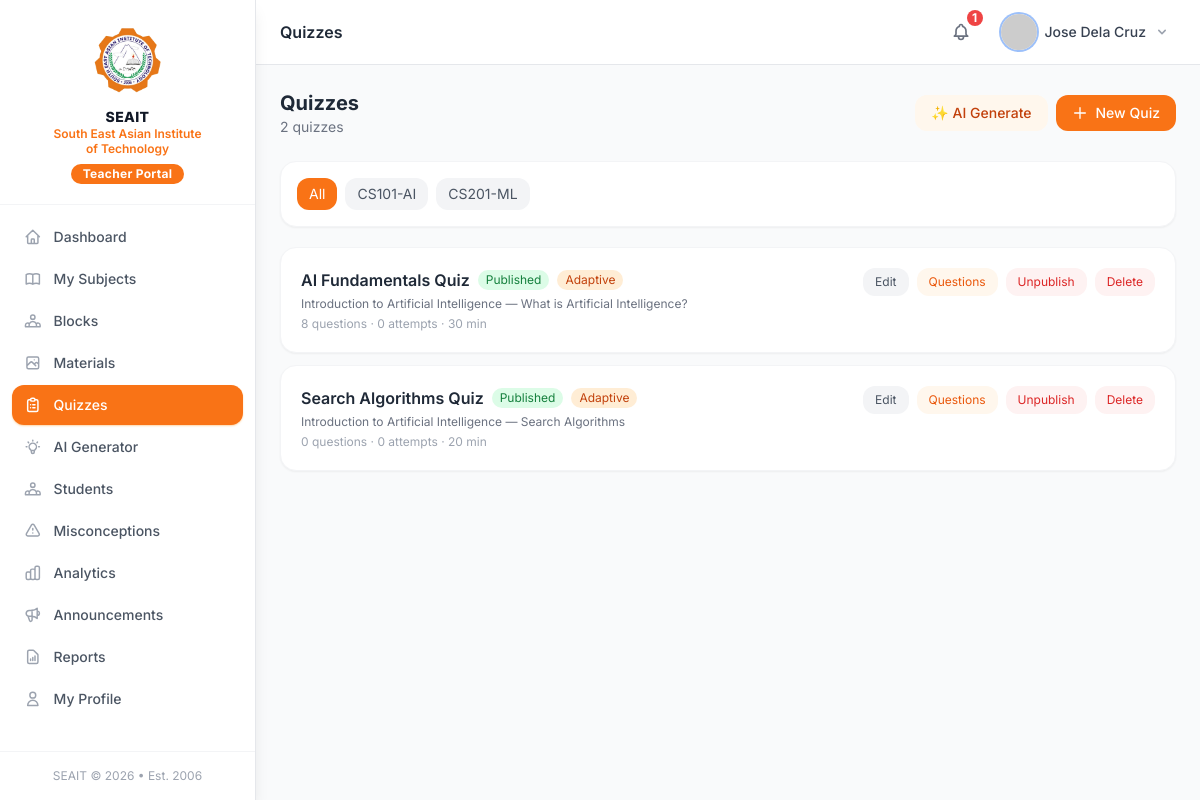
Page /modules/teacher/quizzes.php (signed in) on the committed database.
### tables this page shows
CREATE TABLE courses (
    id              INT UNSIGNED AUTO_INCREMENT PRIMARY KEY,
    teacher_id      INT UNSIGNED NOT NULL,
    department_id   INT UNSIGNED DEFAULT NULL,
    title           VARCHAR(200) NOT NULL,
    code            VARCHAR(30)  NOT NULL UNIQUE,
    description     TEXT         DEFAULT NULL,
    thumbnail       VARCHAR(255) DEFAULT NULL,
    credits         TINYINT UNSIGNED DEFAULT 3,
    is_published    TINYINT(1)   NOT NULL DEFAULT 0,
    is_active       TINYINT(1)   NOT NULL DEFAULT 1,
    created_at      DATETIME     NOT NULL DEFAULT CURRENT_TIMESTAMP,
    updated_at      DATETIME     NOT NULL DEFAULT CURRENT_TIMESTAMP ON UPDATE CURRENT_TIMESTAMP,
    FOREIGN KEY (teacher_id)    REFERENCES teachers(id)    ON DELETE CASCADE,
    FOREIGN KEY (department_id) REFERENCES departments(id) ON DELETE SET NULL,
    INDEX idx_teacher    (teacher_id),
    INDEX idx_published  (is_published),
    INDEX idx_active     (is_active)
);

CREATE TABLE quizzes (
    id              INT UNSIGNED AUTO_INCREMENT PRIMARY KEY,
    course_id       INT UNSIGNED NOT NULL,
    lesson_id       INT UNSIGNED DEFAULT NULL,
    teacher_id      INT UNSIGNED NOT NULL,
    title           VARCHAR(200) NOT NULL,
    description     TEXT         DEFAULT NULL,
    instructions    TEXT         DEFAULT NULL,
    time_limit      SMALLINT UNSIGNED DEFAULT NULL COMMENT 'minutes; NULL = no limit',
    passing_score   TINYINT UNSIGNED NOT NULL DEFAULT 60,
    max_attempts    TINYINT UNSIGNED NOT NULL DEFAULT 3,
    shuffle_questions TINYINT(1) NOT NULL DEFAULT 0,
    shuffle_choices   TINYINT(1) NOT NULL DEFAULT 0,
    show_results    TINYINT(1)   NOT NULL DEFAULT 1,
    is_adaptive     TINYINT(1)   NOT NULL DEFAULT 0,
    is_published    TINYINT(1)   NOT NULL DEFAULT 0,
    scheduled_at    DATETIME     DEFAULT NULL,
    deadline        DATETIME     DEFAULT NULL,
    join_code       VARCHAR(10)  DEFAULT NULL,
    created_at      DATETIME     NOT NULL DEFAULT CURRENT_TIMESTAMP,
    updated_at      DATETIME     NOT NULL DEFAULT CURRENT_TIMESTAMP ON UPDATE CURRENT_TIMESTAMP,
    FOREIGN KEY (course_id)  REFERENCES courses(id)  ON DELETE CASCADE,
    FOREIGN KEY (lesson_id)  REFERENCES lessons(id)  ON DELETE SET NULL,
    FOREIGN KEY (teacher_id) REFERENCES teachers(id) ON DELETE CASCADE,
    INDEX idx_course     (course_id),
    INDEX idx_lesson     (lesson_id),
    INDEX idx_published  (is_published),
    INDEX idx_deadline   (deadline),
    UNIQUE KEY uk_join_code (join_code)
);

CREATE TABLE lessons (
    id          INT UNSIGNED AUTO_INCREMENT PRIMARY KEY,
    course_id   INT UNSIGNED NOT NULL,
    title       VARCHAR(200) NOT NULL,
    description TEXT         DEFAULT NULL,
    sort_order  SMALLINT UNSIGNED NOT NULL DEFAULT 0,
    is_published TINYINT(1)  NOT NULL DEFAULT 0,
    created_at  DATETIME     NOT NULL DEFAULT CURRENT_TIMESTAMP,
    updated_at  DATETIME     NOT NULL DEFAULT CURRENT_TIMESTAMP ON UPDATE CURRENT_TIMESTAMP,
    FOREIGN KEY (course_id) REFERENCES courses(id) ON DELETE CASCADE,
    INDEX idx_course    (course_id),
    INDEX idx_sort      (sort_order),
    INDEX idx_published (is_published)
);

### core/Auth.php (called while the page is built, shortened)
<?php
class Auth
{
    public static function id(): ?int
    {
        return $_SESSION['user_id'] ?? null;
    }
}

### core/Database.php (called while the page is built, shortened)
<?php
class Database
{
    private static ?PDO $instance = null;
    public static function getInstance(): PDO
    {
        if (self::$instance === null) {
            $dsn = sprintf(
                'mysql:host=%s;port=%s;dbname=%s;charset=%s',
                DB_HOST, DB_PORT, DB_NAME, DB_CHARSET
            );
            $options = [
                PDO::ATTR_ERRMODE            => PDO::ERRMODE_EXCEPTION,
                PDO::ATTR_DEFAULT_FETCH_MODE => PDO::FETCH_ASSOC,
                PDO::ATTR_EMULATE_PREPARES   => false,
                PDO::MYSQL_ATTR_INIT_COMMAND => "SET NAMES utf8mb4 COLLATE utf8mb4_unicode_ci",
            ];
            try {
                self::$instance = new PDO($dsn, DB_USER, DB_PASS, $options);
            } catch (PDOException $e) {
                if (APP_DEBUG) {
                    die('Database connection failed: ' . $e->getMessage());
                }
                die('A database error occurred. Please try again later.');
            }
        }
        return self::$instance;
    }
    public static function query(string $sql, array $params = []): PDOStatement
    {
        $stmt = self::getInstance()->prepare($sql);
        $stmt->execute($params);
        return $stmt;
    }
    public static function fetchOne(string $sql, array $params = []): ?array
    {
        $row = self::query($sql, $params)->fetch();
        return $row ?: null;
    }
    public static function fetchAll(string $sql, array $params = []): array
    {
        return self::query($sql, $params)->fetchAll();
    }
}

### core/Helpers.php (called while the page is built, shortened)
<?php
function e(mixed $value): string
{
    return htmlspecialchars((string) $value, ENT_QUOTES | ENT_HTML5, 'UTF-8');
}
function getInt(string $key, int $default = 0): int
{
    return (int) ($_GET[$key] ?? $default);
}
function getTeacherProfile(int $userId): ?array
{
    return Database::fetchOne(
        "SELECT t.*, u.first_name, u.last_name, u.email, u.avatar
         FROM teachers t JOIN users u ON u.id = t.user_id
         WHERE u.id = ? LIMIT 1",
        [$userId]
    );
}

### modules/teacher/quizzes.php (the view, shortened to what this page needs)
<?php
$teacher   = getTeacherProfile(Auth::id());
$tid       = (int)$teacher['id'];
$courseId = getInt('course_id');
$where  = "WHERE q.teacher_id=?";
$params = [$tid];
$quizzes = Database::fetchAll(
    "SELECT q.*, c.title course_title, c.code course_code, l.title lesson_title,
            COUNT(DISTINCT qq.id) question_count,
            COUNT(DISTINCT qa.id) attempt_count,
            ROUND(AVG(qa.percentage),1) avg_score
     FROM quizzes q
     JOIN courses c ON c.id=q.course_id
     LEFT JOIN lessons l ON l.id=q.lesson_id
     LEFT JOIN quiz_questions qq ON qq.quiz_id=q.id
     LEFT JOIN quiz_attempts qa ON qa.quiz_id=q.id AND qa.status='completed'
     {$where}
     GROUP BY q.id ORDER BY q.created_at DESC",$params
);
$courses = Database::fetchAll("SELECT id,title,code FROM courses WHERE teacher_id=? AND is_active=1 ORDER BY title",[$tid]);
?>
<!DOCTYPE html>
<html lang="en">
<head><?php include __DIR__ . '/../../includes/components/head.php'; ?></head>
<body class="bg-gray-50 min-h-screen">
<?php include __DIR__ . '/../../includes/components/sidebar_teacher.php'; ?>
<div class="md:ml-64 flex flex-col min-h-screen">
<?php include __DIR__ . '/../../includes/components/topbar.php'; ?>
<main class="flex-1 p-4 md:p-6 fade-in">
<div class="flex flex-col sm:flex-row sm:items-center justify-between mb-6 gap-3">
    <div>
        <h2 class="text-xl font-bold text-gray-800">Quizzes</h2>
        <p class="text-sm text-gray-500"><?= count($quizzes) ?> quizzes</p>
    </div>
    <div class="flex gap-2">
        <a href="<?= BASE_URL ?>/modules/teacher/ai_quiz_generator.php"
           class="px-4 py-2 bg-orange-50 text-orange-700 text-sm font-medium rounded-xl hover:bg-orange-100 flex items-center gap-2">
            ✨ AI Generate
        </a>
        <a href="<?= BASE_URL ?>/modules/teacher/create_quiz.php"
           class="px-4 py-2 bg-orange-500 text-white text-sm font-medium rounded-xl hover:bg-orange-600 flex items-center gap-2">
            <svg class="w-4 h-4" fill="none" stroke="currentColor" viewBox="0 0 24 24"><path stroke-linecap="round" stroke-linejoin="round" stroke-width="2" d="M12 4v16m8-8H4"/></svg>
            New Quiz
        </a>
    </div>
</div>
<?php if (!$courseId): ?>
<div class="bg-white rounded-2xl p-4 shadow-sm border border-gray-100 mb-5">
    <div class="flex gap-2 flex-wrap">
        <a href="<?= BASE_URL ?>/modules/teacher/quizzes.php"
           class="px-3 py-1.5 rounded-xl text-sm <?= !$courseId?'bg-orange-500 text-white':'bg-gray-100 text-gray-600 hover:bg-gray-200' ?>">All</a>
        <?php foreach ($courses as $c): ?>
        <a href="?course_id=<?= $c['id'] ?>"
           class="px-3 py-1.5 rounded-xl text-sm <?= $courseId==$c['id']?'bg-orange-500 text-white':'bg-gray-100 text-gray-600 hover:bg-gray-200' ?>">
            <?= e($c['code']) ?>
        </a>
        <?php endforeach; ?>
    </div>
</div>
<?php endif; ?>
<div class="space-y-3">
<?php foreach ($quizzes as $q): ?>
<div class="bg-white rounded-2xl shadow-sm border border-gray-100 p-5">
    <div class="flex flex-col sm:flex-row sm:items-start justify-between gap-3">
        <div class="flex-1 min-w-0">
            <div class="flex items-center gap-2 flex-wrap mb-1">
                <h3 class="font-semibold text-gray-800"><?= e($q['title']) ?></h3>
                <span class="px-2 py-0.5 rounded-full text-xs <?= $q['is_published']?'bg-green-100 text-green-700':($q['scheduled_at'] && strtotime($q['scheduled_at']) > time() ? 'bg-blue-100 text-blue-700' : 'bg-yellow-100 text-yellow-700') ?>">
                    <?= $q['is_published'] ? 'Published' : ($q['scheduled_at'] && strtotime($q['scheduled_at']) > time() ? 'Scheduled' : 'Draft') ?>
                </span>
                <?php if ($q['is_adaptive']): ?>
                <span class="px-2 py-0.5 rounded-full text-xs bg-orange-100 text-orange-700">Adaptive</span>
                <?php endif; ?>
            </div>
            <p class="text-xs text-gray-500">
                <?= e($q['course_title']) ?> — <?= e($q['lesson_title'] ?? 'No lesson') ?>
            </p>
            <p class="text-xs text-gray-400 mt-1">
                <?= $q['question_count'] ?> questions · <?= $q['attempt_count'] ?> attempts
                <?php if ($q['time_limit']): ?> · <?= $q['time_limit'] ?> min<?php endif; ?>
            </p>
        </div>
        <div class="flex items-center gap-2 flex-shrink-0">
            <a href="<?= BASE_URL ?>/modules/teacher/create_quiz.php?id=<?= $q['id'] ?>"
               class="px-3 py-1.5 text-xs bg-gray-100 text-gray-600 rounded-xl hover:bg-gray-200">Edit</a>
            <a href="<?= BASE_URL ?>/modules/teacher/question_bank.php?quiz_id=<?= $q['id'] ?>"
               class="px-3 py-1.5 text-xs bg-orange-50 text-orange-600 rounded-xl hover:bg-orange-100">Questions</a>
            <form method="POST" class="inline">
                <button class="px-3 py-1.5 text-xs rounded-xl <?= $q['is_published']?'bg-red-50 text-red-600 hover:bg-red-100':'bg-green-50 text-green-700 hover:bg-green-100' ?>">
                    <?= $q['is_published']?'Unpublish':'Publish' ?>
                </button>
            </form>
            <form method="POST" id="delQ-<?= $q['id'] ?>" class="inline">
                <button type="button" onclick="confirmDelete('Delete this quiz and all its questions?','delQ-<?= $q['id'] ?>')"
                        class="px-3 py-1.5 text-xs bg-red-50 text-red-600 rounded-xl hover:bg-red-100">Delete</button>
            </form>
        </div>
    </div>
</div>
<?php endforeach; ?>
</div>
</main>
</div>
</body>
</html>

### includes/components/head.php (style rules this page uses)
body { font-family: 'Inter', system-ui, sans-serif; }
.fade-in { animation: fadeIn .25s ease-in-out; }

### rows in the picture
courses: code "CS101-AI"
courses: code "CS201-ML"
quizzes: title "AI Fundamentals Quiz", is_published "Published", is_adaptive "Adaptive", course.title "Introduction to Artificial Intelligence", lesson.title "What is Artificial Intelligence?", question_count "8", attempt_count "0", time_limit "30"
quizzes: title "Search Algorithms Quiz", is_published "Published", is_adaptive "Adaptive", course.title "Introduction to Artificial Intelligence", lesson.title "Search Algorithms", question_count "0", attempt_count "0", time_limit "20"

### other values in the picture
$item['label'] "Dashboard"
$item['label'] "My Subjects"
$item['label'] "Blocks"
$item['label'] "Materials"
$item['label'] "Quizzes"
$item['label'] "AI Generator"
$item['label'] "Students"
$item['label'] "Misconceptions"
$item['label'] "Analytics"
$item['label'] "Announcements"
$item['label'] "Reports"
$item['label'] "My Profile"
$pageTitle "Quizzes"
$notifCount "1"
$userName "Jose Dela Cruz"
